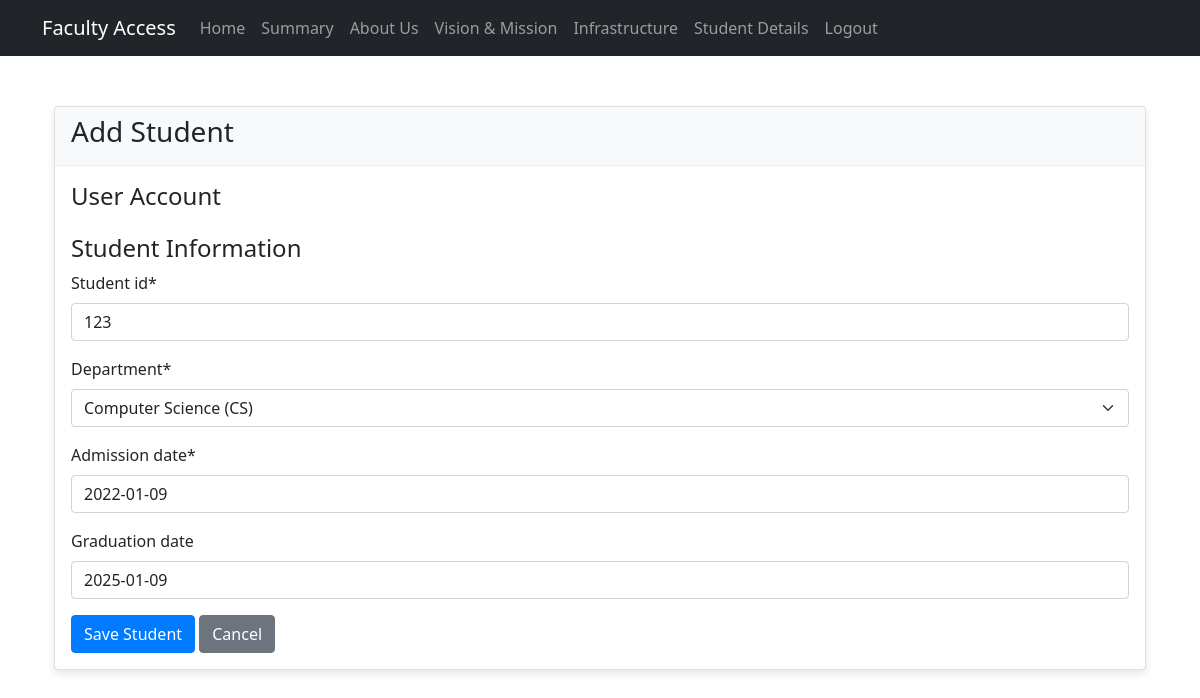
/students/1/ (signed in), run on the app's committed database.
### college_app/models.py (models this page shows, shortened)
class Student(models.Model):
    user = models.OneToOneField(User, on_delete=models.CASCADE)
    student_id = models.CharField(max_length=20, unique=True)
    department = models.ForeignKey(Department, on_delete=models.CASCADE)
    admission_date = models.DateField()
    graduation_date = models.DateField(null=True, blank=True)
    courses = models.ManyToManyField(Course, through='Enrollment')

### college_app/views.py (the view)
# urls.py: path('students/<int:pk>/', StudentUpdateView.as_view(), name='student-update'),
class StudentUpdateView(LoginRequiredMixin, UpdateView):
    model = Student
    form_class = StudentForm
    template_name = 'college_app/student_form.html'
    success_url = reverse_lazy('student-list')

### college_app/forms.py
class StudentForm(forms.ModelForm):
    class Meta:
        model = Student
        fields = ['student_id', 'department', 'admission_date', 'graduation_date', 'courses']
        widgets = {
            'admission_date': forms.DateInput(attrs={'type': 'date'}),
            'graduation_date': forms.DateInput(attrs={'type': 'date'}),
        }

### college_app/context_processors.py (called while the page is built)
def institutional_info(request):
    info = InstitutionalInfo.objects.first()
    return {'institutional_info': info}

### college_app/models.py (called while the page is built)
    def __str__(self):
        return f"{self.name} ({self.code})"

### college_app/templates/college_app/student_form.html (shortened to what this page needs)
{% extends 'college_app/base.html' %}
{% load crispy_forms_tags %}
{% block content %}
<div class="container mt-4">
    <div class="card">
        <div class="card-header">
            <h3>Add Student</h3>
        </div>
        <div class="card-body">
            <form method="post">
                <h4>User Account</h4>
                <h4 class="mt-4">Student Information</h4>
                {{ form|crispy }}
                <div class="mt-3">
                    <button type="submit" class="btn btn-primary">Save Student</button>
                    <a href="{% url 'student-list' %}" class="btn btn-secondary">Cancel</a>
                </div>
            </form>
        </div>
    </div>
</div>
{% endblock %}

### college_app/static/css/styles.css (style rules this page uses)
.card { margin-top: 50px; box-shadow: 0 4px 8px rgba(0, 0, 0, 0.1); }
.card-header { background-color: #f8f9fa; border-bottom: 1px solid #eee; }
.btn-primary { background-color: #007bff; border-color: #007bff; }
.mt-3 { margin-top: 1rem; }

### data on the page
Student: student_id "123", department "Computer Science (CS)", admission_date "2022-01-09", graduation_date "2025-01-09"
